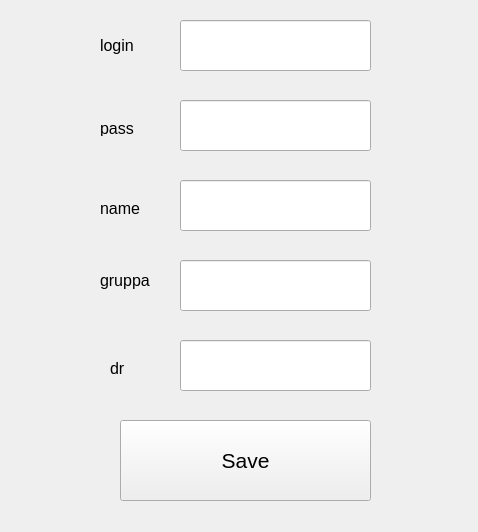
<?xml version="1.0" encoding="UTF-8"?>
<ui version="4.0">
 <class>lkabinet</class>
 <widget class="QWidget" name="lkabinet">
  <property name="geometry">
   <rect>
    <x>0</x>
    <y>0</y>
    <width>478</width>
    <height>532</height>
   </rect>
  </property>
  <property name="windowTitle">
   <string>lkabinet</string>
  </property>
  <widget class="QLineEdit" name="lineEdit">
   <property name="geometry">
    <rect>
     <x>180</x>
     <y>20</y>
     <width>191</width>
     <height>51</height>
    </rect>
   </property>
  </widget>
  <widget class="QLineEdit" name="lineEdit_2">
   <property name="geometry">
    <rect>
     <x>180</x>
     <y>100</y>
     <width>191</width>
     <height>51</height>
    </rect>
   </property>
  </widget>
  <widget class="QLineEdit" name="lineEdit_3">
   <property name="geometry">
    <rect>
     <x>180</x>
     <y>180</y>
     <width>191</width>
     <height>51</height>
    </rect>
   </property>
  </widget>
  <widget class="QLineEdit" name="lineEdit_4">
   <property name="geometry">
    <rect>
     <x>180</x>
     <y>260</y>
     <width>191</width>
     <height>51</height>
    </rect>
   </property>
  </widget>
  <widget class="QLineEdit" name="lineEdit_5">
   <property name="geometry">
    <rect>
     <x>180</x>
     <y>340</y>
     <width>191</width>
     <height>51</height>
    </rect>
   </property>
  </widget>
  <widget class="QPushButton" name="save">
   <property name="geometry">
    <rect>
     <x>120</x>
     <y>420</y>
     <width>251</width>
     <height>81</height>
    </rect>
   </property>
   <property name="font">
    <font>
     <pointsize>16</pointsize>
    </font>
   </property>
   <property name="text">
    <string>Save</string>
   </property>
  </widget>
  <widget class="QLabel" name="label">
   <property name="geometry">
    <rect>
     <x>100</x>
     <y>30</y>
     <width>55</width>
     <height>31</height>
    </rect>
   </property>
   <property name="font">
    <font>
     <pointsize>12</pointsize>
    </font>
   </property>
   <property name="text">
    <string>login</string>
   </property>
  </widget>
  <widget class="QLabel" name="label_2">
   <property name="geometry">
    <rect>
     <x>100</x>
     <y>120</y>
     <width>55</width>
     <height>16</height>
    </rect>
   </property>
   <property name="font">
    <font>
     <pointsize>12</pointsize>
    </font>
   </property>
   <property name="text">
    <string>pass</string>
   </property>
  </widget>
  <widget class="QLabel" name="label_3">
   <property name="geometry">
    <rect>
     <x>110</x>
     <y>360</y>
     <width>55</width>
     <height>16</height>
    </rect>
   </property>
   <property name="font">
    <font>
     <pointsize>12</pointsize>
    </font>
   </property>
   <property name="text">
    <string>dr</string>
   </property>
  </widget>
  <widget class="QLabel" name="label_4">
   <property name="geometry">
    <rect>
     <x>100</x>
     <y>260</y>
     <width>61</width>
     <height>41</height>
    </rect>
   </property>
   <property name="font">
    <font>
     <pointsize>12</pointsize>
    </font>
   </property>
   <property name="text">
    <string>gruppa</string>
   </property>
  </widget>
  <widget class="QLabel" name="label_5">
   <property name="geometry">
    <rect>
     <x>100</x>
     <y>200</y>
     <width>55</width>
     <height>16</height>
    </rect>
   </property>
   <property name="font">
    <font>
     <pointsize>12</pointsize>
    </font>
   </property>
   <property name="text">
    <string>name</string>
   </property>
  </widget>
 </widget>
 <resources/>
 <connections/>
</ui>
